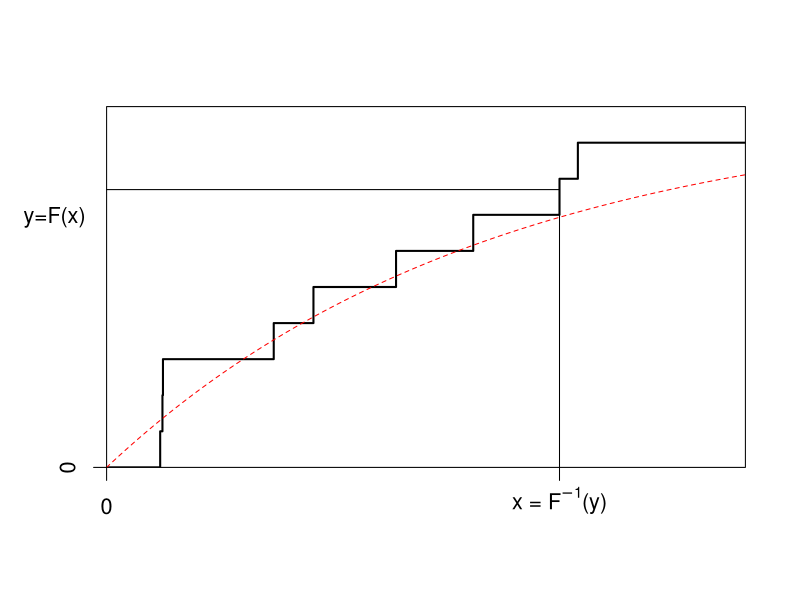
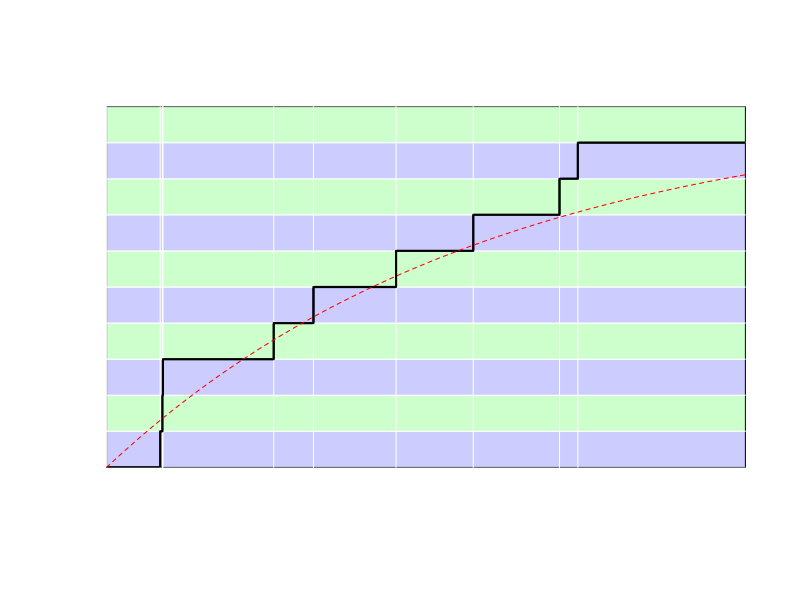

Recreate these plots in R, in order. (Note: this script raises an error after producing the figures.)
## ---- chunk 1
plot.new()
par(cex=1.3)
set.seed(1)
x <- sort(c(0,rexp(10, 1/6)))
y<- (0:10)/10
plot(x,y, xlim=c(0, 10), ylim=c(0, 1), lwd=2,
        xlab="", type="s", ylab="",xaxs="i", yaxs="i", xaxt="n", yaxt="n")
vx <- seq(0, 10, by=.01)
vy<- 1-exp(-vx/6)
lines(vx,vy,lty=2,col="red")
x.6 <- x[9]
y.6 <- (sum(x<x.6))/10-.03
mtext("y=F(x)", side=2, line=2, cex=1.3, las=2, padj=-4, adj=.5) # TO MOVE UPWARD
axis(1, at=x.6, labels=expression("x =" ~ F^{-1} *"(y)"))
segments(x.6,0,x.6,y.6)
segments(0,y.6,x.6,y.6)
axis(1, at=0)
axis(2, at=0)
## ---- chunk 2
plot.new()
par(cex=1.3)
set.seed(1)
x <- sort(c(0,rexp(10, 1/6)))
y<- (0:10)/10
plot(x,y, xlim=c(0, 10), ylim=c(0, 1), lwd=2,
        xlab="", type="s", ylab="",xaxs="i", yaxs="i", xaxt="n", yaxt="n")
vx <- seq(0, 10, by=.01)
clr <- c(rgb(0,1,0,.2),rgb(0,0,1,.2))
for(i in 1:10){
  rect(-10,(i-1)/10,100,i/10,col=clr[1+i%%2],border="white")
}
abline(v=x,col="white")
lines(x,y,lwd=2,type="s")
vy<- 1-exp(-vx/6)
lines(vx,vy,lty=2,col="red")
## ---- chunk 3
set.seed(1)
n <- 10
x <- rexp(n, 1/6)
m <- 8
round(sample(x, size=m, replace=TRUE),digits=4)
## ---- chunk 4
# Example from Derrig et al
BIData <- read.csv("../../Data/DerrigResampling.csv", header =T)
BIData$Censored <- 1*(BIData$AmountPaid >= BIData$PolicyLimit)
BIDataUncensored <- subset(BIData, Censored == 0)
LER.boot <- function(ded, data, indices){
  resample.data <- data[indices,]
  sumClaims <- sum(resample.data$AmountPaid)
  sumClaims_d <- sum(pmin(resample.data$AmountPaid,ded))
  LER <-   sumClaims_d/sumClaims
  return(LER)  
}
#indices <- 1:nrow(BIDataUncensored)
#LER.boot(data=BIDataUncensored, indices)
#results <- boot(data=BIDataUncensored, statistic=LER.boot, R=1000, ded=4000)
#plot(results)
#results$t0
#boot.ci(results, type="bca")

##Derrig et al
set.seed(2019)
dVec2 <- c(4000, 5000, 10500, 11500, 14000, 18500)
OutBoot <- matrix(0,length(dVec2),6)
colnames(OutBoot) <- c("d","NP Estimate","Bootstrap Bias", "Bootstrap SD", "Lower Normal 95% CI", "Upper Normal 95% CI")
  for (i in 1:length(dVec2)) {
OutBoot[i,1] <- dVec2[i]
results <- boot(data=BIDataUncensored, statistic=LER.boot, R=1000, ded=dVec2[i])
OutBoot[i,2] <- results$t0
biasboot <- mean(results$t)-results$t0 -> OutBoot[i,3]
sdboot <- sd(results$t) -> OutBoot[i,4]
temp <- boot.ci(results)
OutBoot[i,5] <- temp$normal[2]
OutBoot[i,6] <- temp$normal[3]
}
knitr::kable(OutBoot, digits=5)

## ---- chunk 5
sample_x <- c(2.46,2.80,3.28,3.86,2.85,3.67,3.37,3.40,5.22,2.55,2.79,4.50,3.37,2.88,1.44,2.56,2.00,2.07,2.19,1.77)
## ---- chunk 6
(theta_1 <- exp(mean(sample_x)))
## ---- chunk 7
n <- length(sample_x)
(theta_2 <- exp(mean(sample_x)-var(sample_x)/(2*n)))
## ---- chunk 8
library(boot)
results <- boot(data=sample_x, 
                statistic=function(y,indices) exp(mean(y[indices])), 
                R=1000)
plot(results)
print(results)
## ---- chunk 9
param <- function(x){
  n <- length(x)
  theta_1 <- exp(mean(x))
  theta_2 <- exp(mean(x)-var(x)/(2*n))
  results <- boot(data=x, 
                statistic=function(y,indices) exp(mean(y[indices])), 
                R=999)
  theta_3 <- mean(results$t)
  return(c(theta_1,theta_2,theta_3))
}
param(sample_x)
## ---- chunk 10
set.seed(2074)
ns<- 200
est <- function(n){
call_param <- function(i) param(rlnorm(n,0,1))
V <- Vectorize(call_param)(1:ns)
apply(V,1,median)
}
VN=seq(15,100,by=5)
Est <- Vectorize(est)(VN)
matplot(VN,t(Est),type="l", col=2:4, lty=2:4, ylim=exp(exp(1/2))+c(-1,1),
        xlab="sample size (n)", ylab="estimator")
abline(h=exp(exp(1/2)),lty=1, col=1)
legend("topleft", c("raw estimator", "second order correction", "bootstrap"),
       col=2:4,lty=2:4, bty="n")
## ---- chunk 11
# Example from Derrig et al
#BIData <- read.csv("./Data/DerrigResampling.csv", header =T)
BIData$Censored <- 1*(BIData$AmountPaid >= BIData$PolicyLimit)
BIDataUncensored <- subset(BIData, Censored == 0)
#quantile(BIDataUncensored$AmountPaid, 0.8)
#set.seed(2017)
#results <- boot(data=BIDataUncensored$AmountPaid, 
#           statistic=function(X,indices) quantile(X[indices],0.80), 
#                R=100)
#results 

set.seed(2017)
PercentVec <- c(0.50, 0.80, 0.90, 0.95, 0.98)
OutBoot1 <- matrix(0,5,10)
colnames(OutBoot1) <- c("Fraction","NP Estimate", "Bootstrap Bias", "Bootstrap SD", "Lower Normal 95% CI", "Upper Normal  95% CI",
       "Lower Basic 95% CI", "Upper Basic 95% CI",
       "Lower Percentile 95% CI", "Upper  Percentile 95% CI")
  for (i in 1:length(PercentVec)) {
OutBoot1[i,1] <- PercentVec[i]
results <- boot(data=BIDataUncensored$AmountPaid,
                statistic=function(X,indices)
                    quantile(X[indices],PercentVec[i]),
                 R=1000)
if (i==1){bootreal <- results$t}
OutBoot1[i,2] <- results$t0
OutBoot1[i,3] <- mean(results$t)-results$t0 
OutBoot1[i,4] <- sd(results$t) 
temp <- boot.ci(results, type = c("norm", "basic", "perc"))
OutBoot1[i,5] <- temp$normal[2]
OutBoot1[i,6] <- temp$normal[3]
OutBoot1[i,7] <- temp$basic[4]
OutBoot1[i,8] <- temp$basic[5]
OutBoot1[i,9] <- temp$percent[4]
OutBoot1[i,10] <- temp$percent[5]
}
knitr::kable(OutBoot1,digits=2)
## ---- chunk 12

CTE.boot <- function(data, indices, RiskLevel){
  resample.data <- data[indices,]
  X <- resample.data$AmountPaid
  cutoff <- quantile(X, RiskLevel)
  CTE <- sum(X*(X > cutoff))/sum(X > cutoff)
  return(CTE) 
}
#indices <- 1:nrow(BIDataUncensored)
#CTE.boot(BIDataUncensored, indices, RiskLevel = 0.8)
set.seed(2017)  
PercentVec <- c(0.50, 0.80, 0.90, 0.95, 0.98)
OutBoot1 <- matrix(0,5,10)
colnames(OutBoot1) <- c("Fraction","NP Estimate", "Bootstrap Bias", "Bootstrap SD", "Lower Normal 95% CI", "Upper Normal  95% CI",
       "Lower Basic 95% CI", "Upper Basic 95% CI",
       "Lower Percentile 95% CI", "Upper  Percentile 95% CI")
  for (i in 1:length(PercentVec)) {
OutBoot1[i,1] <- PercentVec[i]
results <- boot(data=BIDataUncensored, statistic=CTE.boot, R=1000, RiskLevel=PercentVec[i])
OutBoot1[i,2] <- results$t0
OutBoot1[i,3] <- mean(results$t)-results$t0 
OutBoot1[i,4] <- sd(results$t) 
temp <- boot.ci(results, type = c("norm", "basic", "perc"))
OutBoot1[i,5] <- temp$normal[2]
OutBoot1[i,6] <- temp$normal[3]
OutBoot1[i,7] <- temp$basic[4]
OutBoot1[i,8] <- temp$basic[5]
OutBoot1[i,9] <- temp$percent[4]
OutBoot1[i,10] <- temp$percent[5]
  }
#quantile(results$t,.975, type=6)
#sd(results$t)
#temp
#2*results$t0-quantile(results$t,.025, type=6)
#2*results$t0-quantile(results$t,.975, type=6)
knitr::kable(OutBoot1,digits=2)

## ---- chunk 13
sample_x <- c(2.46,2.80,3.28,3.86,2.85,3.67,3.37,3.40,5.22,2.55,2.79,4.50,3.37,2.88,1.44,2.56,2.00,2.07,2.19,1.77)

## ---- chunk 14
x <- sample(sample_x,replace=TRUE)

## ---- chunk 15
library(MASS)
fit <- fitdistr(sample_x, dlnorm, list(meanlog = 1, sdlog = 1))
fit

## ---- chunk 16
x <- rlnorm(length(sample_x), meanlog=fit$estimate[1], sdlog=fit$estimate[2])
## ---- chunk 17
set.seed(2074)
CV <- matrix(NA,1e5,2)
for(s in 1:nrow(CV)){
x1 <- sample(sample_x,replace=TRUE)
x2 <- rlnorm(length(sample_x), meanlog=fit$estimate[1], sdlog=fit$estimate[2])
CV[s,] <- c(sd(x1)/mean(x1),sd(x2)/mean(x2))
}
plot(density(CV[,1]),col="red",main="",xlab="Coefficient of Variation", ,lty=1)
lines(density(CV[,2]),col="blue",lty=2)
abline(v=sd(sample_x)/mean(sample_x),lty=3)
legend("topright",c("nonparametric","parametric (LN)"),col=c("red","blue"),lty=1:2,bty="n")
## ---- chunk 18
# Example from Derrig et al
library(survival)                # for Surv(), survfit()
#BIData <- read.csv("./Data/DerrigResampling.csv", header =T)
#BIData$Censored <- 1*(BIData$AmountPaid >= BIData$PolicyLimit)
BIData$UnCensored <- 1*(BIData$AmountPaid < BIData$PolicyLimit)
## KM estimate
KM0 <- survfit(Surv(AmountPaid, UnCensored) ~ 1,  type="kaplan-meier", data=BIData)


# #summary(KM0)
# plot(KM0, conf.int=FALSE, xlab="x",ylab="Kaplan Meier Survival")
# quantile(KM0, 0.80)$quantile

set.seed(2019)
PercentVec <- c(0.50, 0.80, 0.90, 0.95, 0.98)
OutBoot1 <- matrix(NA,5,6)
colnames(OutBoot1) <- c("Fraction","KM NP Estimate", "Bootstrap Bias", "Bootstrap SD", 
       "Lower Basic 95% CI", "Upper Basic 95% CI")
KM.survobj <- Surv(BIData$AmountPaid, BIData$UnCensored) 
for (i in 1:length(PercentVec)) {
OutBoot1[i,1] <- PercentVec[i]
results <- bootkm(KM.survobj, q=1-PercentVec[i], B=1000, pr = FALSE)
if (i==1){bootreal <- results}
OutBoot1[i,2] <- quantile(KM0, PercentVec[i])$quantile
OutBoot1[i,3] <- mean(results)-OutBoot1[i,2]
OutBoot1[i,4] <- sd(results) 
# temp <- boot.ci(results, type = c("norm",  "basic","perc"))
OutBoot1[i,5] <- 2*OutBoot1[i,2]-quantile(results,.975, type=6)
OutBoot1[i,6] <- 2*OutBoot1[i,2]-quantile(results,.025, type=6)
}
knitr::kable(OutBoot1,digits=2)
